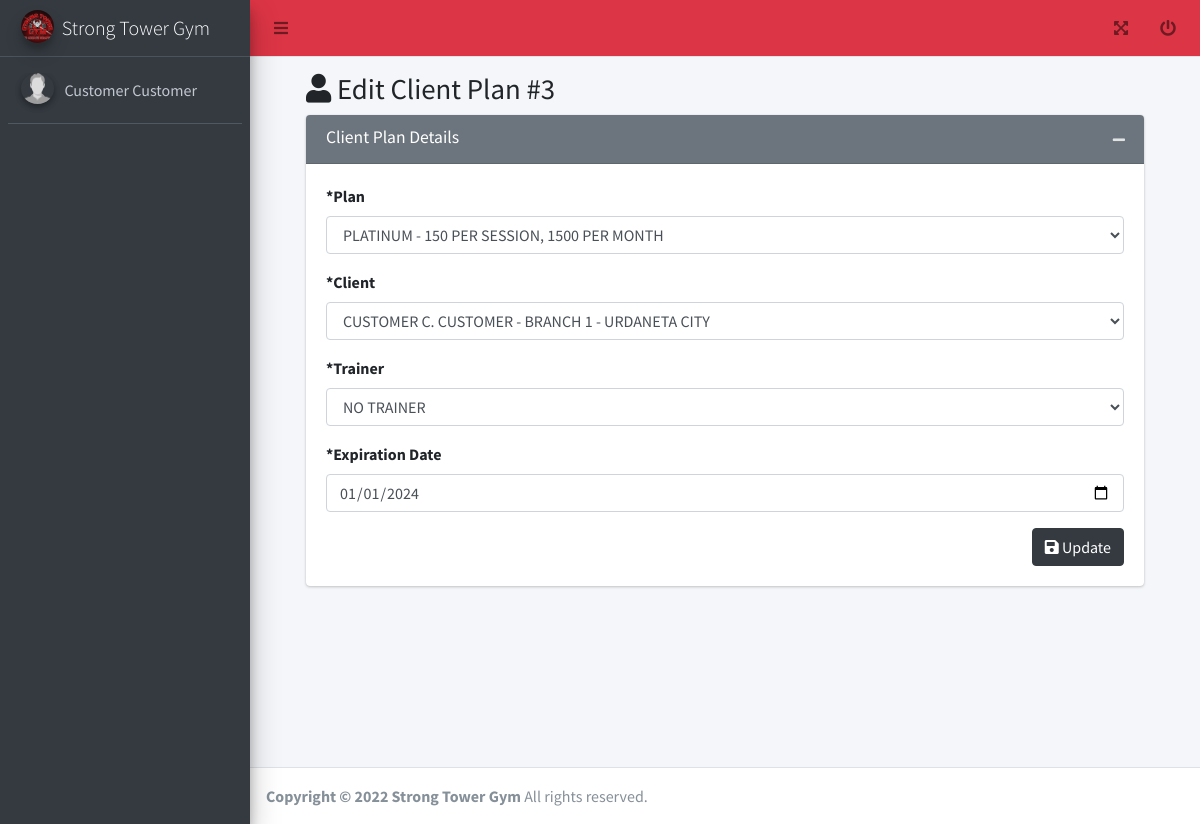
/admin/edit_client_plan.php?id=3 (signed in), run on an earlier commit of the app's database.
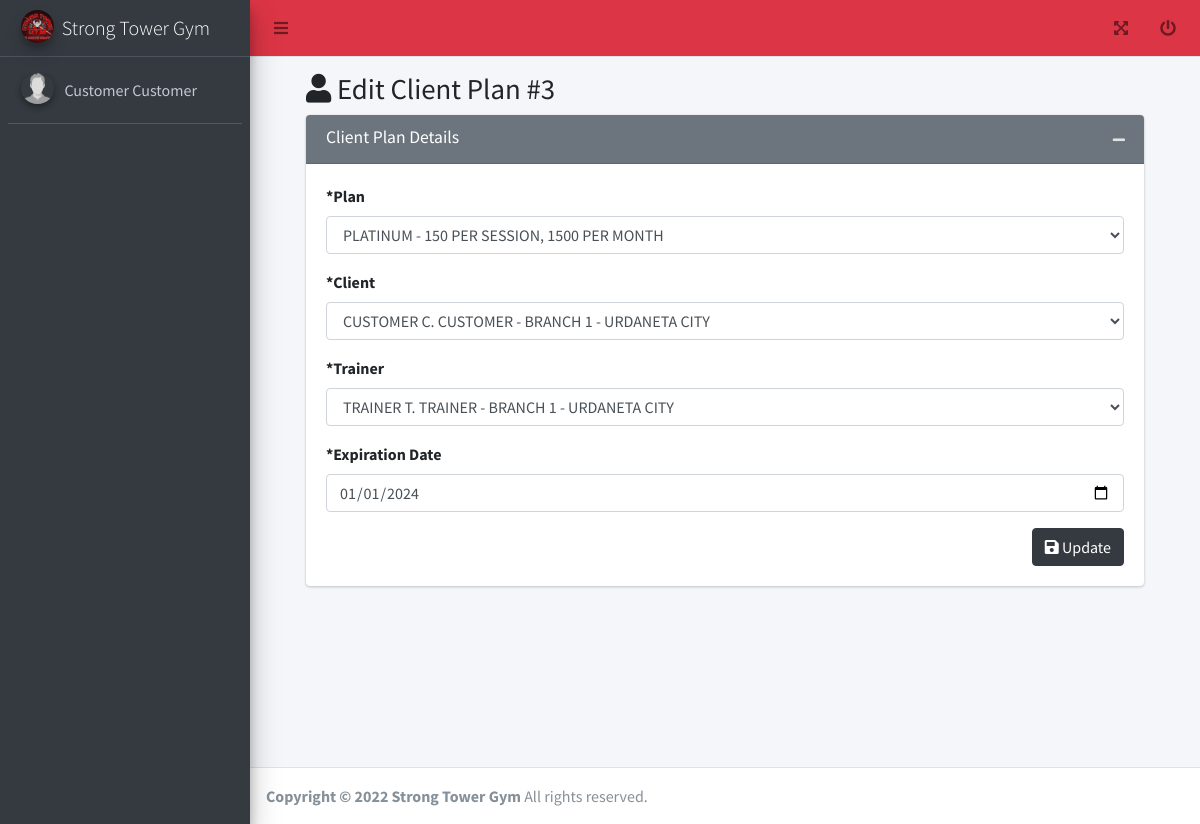
And on a later commit of the database.
### tables this page shows
CREATE TABLE `tbl_client_plan` (
  `id` int(11) NOT NULL AUTO_INCREMENT,
  `client_id` int(11) DEFAULT NULL,
  `plan_id` int(11) DEFAULT NULL,
  `trainer_id` int(11) DEFAULT NULL,
  `expiration_date` date DEFAULT NULL,
  `created_date` datetime DEFAULT current_timestamp(),
  `updated_date` datetime DEFAULT current_timestamp(),
  `deleted_flag` tinyint(4) DEFAULT 0,
  PRIMARY KEY (`id`)
);

CREATE TABLE `tbl_plan` (
  `id` int(11) NOT NULL AUTO_INCREMENT,
  `name` varchar(45) DEFAULT NULL,
  `per_month` varchar(45) DEFAULT NULL,
  `per_session` varchar(45) DEFAULT NULL,
  `description` text DEFAULT NULL,
  `deleted_flag` tinyint(4) DEFAULT 0,
  `backup` text DEFAULT NULL,
  PRIMARY KEY (`id`)
);

CREATE TABLE `tbl_user` (
  `id` int(11) NOT NULL AUTO_INCREMENT,
  `username` varchar(255) DEFAULT NULL,
  `email` varchar(255) DEFAULT NULL,
  `password` varchar(255) DEFAULT NULL,
  `branch_id` int(11) DEFAULT NULL,
  `access_id` int(11) DEFAULT NULL,
  `client_plan_id` int(11) DEFAULT 0,
  `plan_expiration_date` date DEFAULT NULL,
  `verified` tinyint(4) DEFAULT 0,
  `created_date` datetime DEFAULT current_timestamp(),
  `updated_date` datetime DEFAULT current_timestamp(),
  `deleted_flag` tinyint(4) DEFAULT 0,
  `access` varchar(45) DEFAULT NULL,
  PRIMARY KEY (`id`)
);

CREATE TABLE `tbl_user_info` (
  `id` int(11) NOT NULL AUTO_INCREMENT,
  `first_name` varchar(255) DEFAULT NULL,
  `middle_name` varchar(45) DEFAULT NULL,
  `last_name` varchar(45) DEFAULT NULL,
  `gender_id` int(11) DEFAULT NULL,
  `contact_no` varchar(45) DEFAULT NULL,
  `picture` varchar(255) DEFAULT 'default.jpg',
  `created_date` datetime DEFAULT current_timestamp(),
  `updated_date` datetime DEFAULT current_timestamp(),
  `deleted_flag` tinyint(4) DEFAULT 0,
  `address` varchar(45) DEFAULT NULL,
  `medical_certificate` varchar(225) DEFAULT 'default.jpg',
  PRIMARY KEY (`id`)
);

CREATE TABLE `tbl_branch` (
  `id` int(11) NOT NULL AUTO_INCREMENT,
  `name` varchar(255) DEFAULT NULL,
  `description` text DEFAULT NULL,
  `created_date` datetime DEFAULT current_timestamp(),
  `updated_date` datetime DEFAULT current_timestamp(),
  `deleted_flag` tinyint(4) DEFAULT 0,
  `sub_title` text DEFAULT NULL,
  PRIMARY KEY (`id`)
);

### functions.php (called while the page is built, shortened)
<?php
function get_list($sql)
{
  $data = array();
  $result = mysqli_query($_SESSION['conn'], $sql);
  while ($row = mysqli_fetch_assoc($result)) {
    $data[] = $row;
  }
  return $data;
}
function get_one($sql)
{
  if ($result = mysqli_query($_SESSION['conn'], $sql)) {
    $obj = mysqli_fetch_object($result);
    return $obj;
  }
  return false;
}

### admin/edit_client_plan.php (the view, shortened to what the changed rows need)
<?php include('header.php'); ?>
<div>
  <div class="content-wrapper">
    <div class="content-header">
      <?php $default = get_one("SELECT * from tbl_client_plan where id = " . $_GET['id']) ?>
      <?php $client_id = $default->client_id; ?>
      <div class="container-fluid" id="content">
        <div class="row mb-2">
          <div class="col-sm-12">
            <h1 class="m-0"><i class="fa fa-user"></i> Edit Client Plan #<?= $default->id ?></h1>
          </div>
        </div>
        <form method="post" onsubmit="return confirm('Are You Sure?');" name="update_client_plan">
          <section class="content">
            <div class="row">
              <div class="col-md-12">
                <div class="card card-secondary">
                  <div class="card-body">
                    <div class="row">
                      <div class="col-sm-12">
                        <div class="form-group">
                          <label>*Plan</label>
                          <select id="plan" name="plan" class="form-control">
                            <?php foreach (get_list("SELECT * from tbl_plan where deleted_flag = 0") as $res) { ?>
                              <option value="<?= $res['id']; ?>" <?php echo ($default->plan_id == $res['id']) ? 'selected' : ''; ?>><?= strtoupper($res['name'] . ' - ' . $res['per_session'] . ' per session, ' . $res['per_month'] . ' per month'); ?></option>
                            <?php } ?>
                          </select>
                        </div>
                      </div>
                    </div>
                    <div class="row">
                      <div class="col-sm-12">
                        <div class="form-group">
                          <label>*Client</label>
                          <select id="client" name="client" class="form-control">
                            <?php foreach (get_list("select b.name as `branch`,g.name as `gender`,UPPER(a.name) as 'access',ui.*,u.* from tbl_user u inner join tbl_user_info ui on ui.id = u.id inner join tbl_access a on a.id = u.access_id inner join tbl_gender g on g.id = ui.gender_id inner join tbl_branch b on b.id = u.branch_id where u.access_id = 4 and u.deleted_flag = 0 and (u.client_plan_id = 0 OR u.plan_expiration_date > CURDATE() OR u.id = $client_id OR u.plan_expiration_date is null)") as $res) { ?>
                              <option value="<?= $res['id']; ?>" <?php echo ($default->client_id == $res['id']) ? 'selected' : ''; ?>><?= strtoupper($res['first_name'] . ' ' . $res['middle_name'][0] . '. ' . $res['last_name'] . ' - ' . $res['branch']); ?></option>
                            <?php } ?>
                          </select>
                        </div>
                      </div>
                    </div>
                    <div class="row">
                      <div class="col-sm-12">
                        <div class="form-group">
                          <label>*Trainer</label>
                          <select id="trainer" name="trainer" class="form-control">
                            <?php foreach (get_list("select b.name as `branch`,g.name as `gender`,UPPER(a.name) as 'access',ui.*,u.* from tbl_user u inner join tbl_user_info ui on ui.id = u.id inner join tbl_access a on a.id = u.access_id inner join tbl_gender g on g.id = ui.gender_id inner join tbl_branch b on b.id = u.branch_id where u.access_id = 3 and u.deleted_flag = 0") as $res) { ?>
                              <option value="0" <?php echo ($default->trainer_id == 0) ? 'selected' : ''; ?>>NO TRAINER</option>
                              <option value="<?= $res['id']; ?>" <?php echo ($default->trainer_id == $res['id']) ? 'selected' : ''; ?>><?= strtoupper($res['first_name'] . ' ' . $res['middle_name'][0] . '. ' . $res['last_name'] . ' - ' . $res['branch']); ?></option>
                            <?php } ?>
                          </select>
                        </div>
                      </div>
                    </div>
                    <div class="row">
                      <div class="col-sm-12">
                        <div class="form-group">
                          <label>*Expiration Date</label>
                          <input type="date" class="form-control" name="expiration_date" id="expiration_date" value="<?= $default->expiration_date; ?>">
                        </div>
                      </div>
                    </div>
                  </div>
                </div>
              </div>
            </div>
          </section>
        </form>
      </div>
    </div>
  </div>
</div>
<?php include('footer.php'); ?>

What changed in the data, as far as the page shows it:
changed tbl_client_plan "PLATINUM - 150 PER SESSION, 1500 PER MONTH": trainer (not shown) → "TRAINER T. TRAINER - BRANCH 1 - URDANETA CITY"
Also different on the page:
form field trainer: "NO TRAINER" → (not shown)
